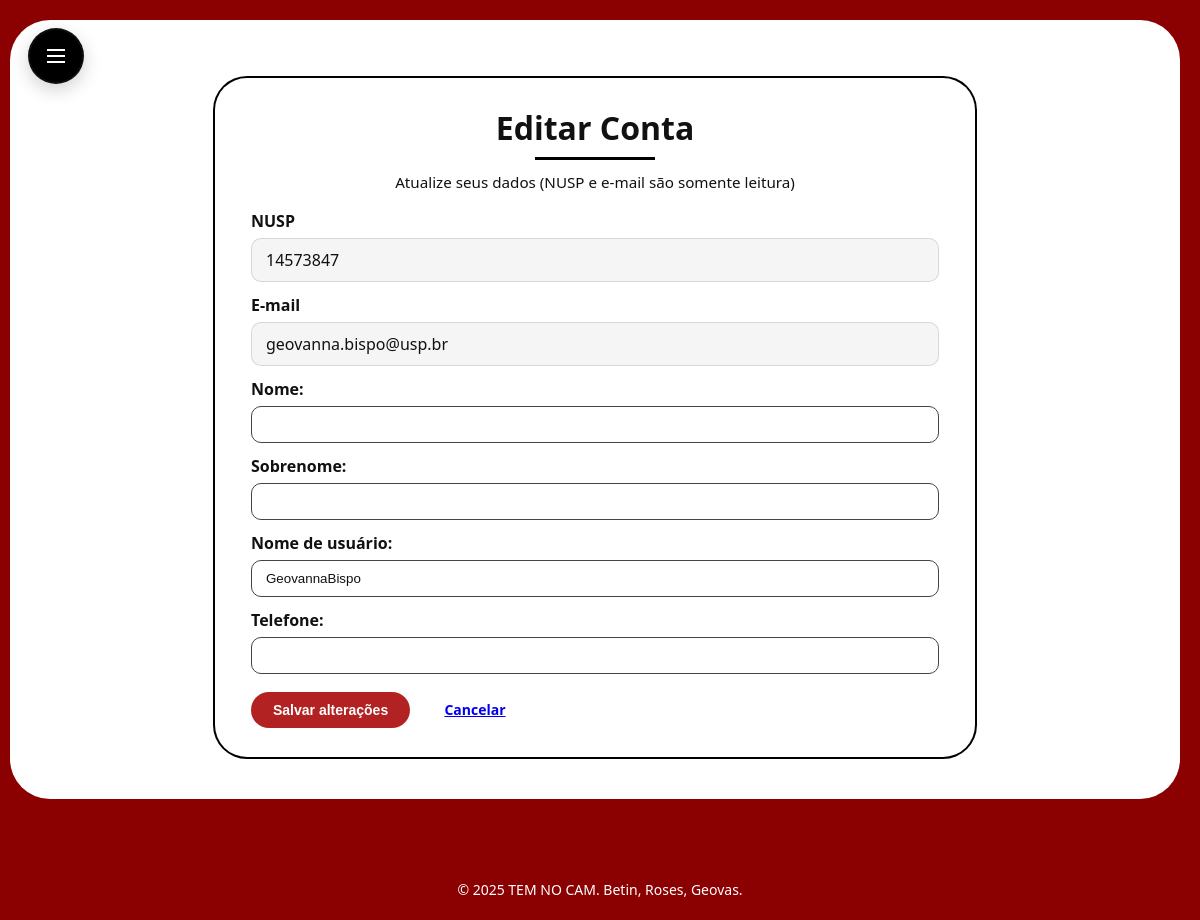
Screenshot of /conta/editar/ (signed in) with the database file from the repository.
### core/models.py (models this page shows, shortened)
class Usuario(AbstractUser):
    nusp = models.CharField(
        max_length=20,
        unique=True,
        verbose_name='NUSP'
    )
    class TiposAcesso(models.TextChoices):
        ALUNO = 'Aluno', 'Aluno'
        MEMBRO_GESTAO = 'MembroGestao', 'Membro da Gestão'
        DIRETORIA = 'Diretoria', 'Diretoria de Patrimônio'
    tipo_acesso = models.CharField(
        max_length=20,
        choices=TiposAcesso.choices,
        default=TiposAcesso.ALUNO,
        verbose_name='Tipo de acesso'
    )
    telefone = models.CharField(
        max_length=20,
        blank=True,
        verbose_name='Telefone'
    )
    USERNAME_FIELD = 'nusp'
    REQUIRED_FIELDS = ['username', 'email']

### core/views.py (the view)
# urls.py: path('conta/editar/', views.editar_conta, name='editar_conta'),
@login_required
def editar_conta(request):
    from .forms import UsuarioUpdateForm
    usuario = request.user
    if request.method == 'POST':
        form = UsuarioUpdateForm(request.POST, instance=usuario)
        if form.is_valid():
            form.save()
            messages.success(request, 'Dados da conta atualizados com sucesso.')
            return redirect('core:editar_conta')
    else:
        form = UsuarioUpdateForm(instance=usuario)
    contexto = {
        'form': form,
        'nusp': usuario.nusp,
        'email': usuario.email,
    }
    return render(request, 'core/editar_conta.html', contexto)

### core/forms.py (shortened to what this page needs)
class UsuarioUpdateForm(forms.ModelForm):
    class Meta:
        model = User
        fields = ['first_name', 'last_name', 'username', 'telefone']
        labels = {
            'first_name': 'Nome',
            'last_name': 'Sobrenome',
            'username': 'Nome de usuário',
            'telefone': 'Telefone',
        }

### core/templates/core/editar_conta.html (shortened to what this page needs)
{% extends "core/base.html" %}
{% block content %}
<div class="reservas-wrapper">
  <div class="reservas-card editar-card">
    <h2 class="reservas-title">Editar Conta</h2>
    <div class="reservas-subtitle">Atualize seus dados (NUSP e e-mail são somente leitura)</div>
    <form method="post" class="editar-form">
      <div class="readonly-field">
        <label>NUSP</label>
        <div class="readonly-value">{{ nusp }}</div>
      </div>
      <div class="readonly-field">
        <label>E-mail</label>
        <div class="readonly-value">{{ email }}</div>
      </div>
      <div class="form-row">
        {{ form.first_name.label_tag }}
        {{ form.first_name }}
      </div>
      <div class="form-row">
        {{ form.last_name.label_tag }}
        {{ form.last_name }}
      </div>
      <div class="form-row">
        {{ form.username.label_tag }}
        {{ form.username }}
      </div>
      <div class="form-row">
        {{ form.telefone.label_tag }}
        {{ form.telefone }}
      </div>
      <div style="margin-top:16px;">
        <button type="submit" class="btn btn-primary">Salvar alterações</button>
        <a href="/" class="btn" style="margin-left:8px;">Cancelar</a>
      </div>
    </form>
  </div>
</div>
{% endblock %}

### static/core/style.css (style rules this page uses)
:root { --cor-fundo: #8b0000; --cor-card: #ffffff; --cor-texto: #111111; --cor-menu-bg: #ffffff; --cor-menu-ativo: #b22222; --cor-menu-ativo-texto: #ffffff; --cor-menu-link: #111111; --cor-botao: #b22222; --cor-botao-texto: #ffffff; --raio-card: 40px; --fonte: "Segoe UI", system-ui, -apple-system, BlinkMacSystemFont, sans-serif; }
* { box-sizing: border-box; }
body { margin: 0; padding: 0; font-family: var(--fonte); background: var(--cor-fundo); color: var(--cor-texto); }
.btn { display: inline-block; padding: 10px 22px; border-radius: 999px; border: none; cursor: pointer; font-weight: 600; font-size: 14px; }
.btn-primary { background: var(--cor-botao); color: var(--cor-botao-texto); }
:root { --sidebar-width: 260px; --sidebar-contracted-width: 56px; --sidebar-transition-duration: 0.34s; --sidebar-transition-ease: cubic-bezier(.2,.9,.3,1); }
.reservas-wrapper { display: flex; justify-content: center; align-items: flex-start; padding-top: 16px; }
.reservas-card { background: var(--cor-card); border-radius: 32px; padding: 24px 36px; max-width: 900px; width: 100%; box-shadow: 0 0 0 2px #000; }
.reservas-title { text-align: center; font-size: 2rem; font-weight: 700; margin: 0 0 8px 0; }
.reservas-title::after { content: ""; display: block; width: 120px; height: 3px; background: #000; margin: 8px auto 0 auto; }
.reservas-subtitle { text-align: center; margin-top: 12px; margin-bottom: 24px; font-size: 0.95rem; }
.editar-card { background: var(--cor-card); border-radius: 32px; padding: 28px 36px; max-width: 760px; width: 100%; box-shadow: 0 0 0 2px #000; margin: 18px auto; }
.editar-card .reservas-title { margin-bottom: 6px; }
.editar-card .reservas-subtitle { margin-bottom: 18px; font-size: 0.95rem; color: var(--cor-texto, #ddd); }
.editar-form .form-row { display: flex; flex-direction: column; align-items: stretch; margin-bottom: 12px; }
.editar-form label { font-weight: 700; margin-bottom: 6px; }
.editar-form input[type="text"], .editar-form input[type="email"], .editar-form input[type="tel"], .editar-form input[type="number"] { padding: 10px 14px; border-radius: 10px; border: 1px solid #444; background: transparent; color: inherit; }
.readonly-field { margin-bottom: 12px; }
.readonly-field label { font-weight: 700; display: block; margin-bottom: 6px; }
.readonly-value { padding: 10px 14px; border-radius: 10px; border: 1px solid rgba(0,0,0,0.12); background: rgba(0,0,0,0.04); }

### rows the page displays
Usuario: nusp "14573847", email "geovanna.bispo@usp.br", username "GeovannaBispo"
